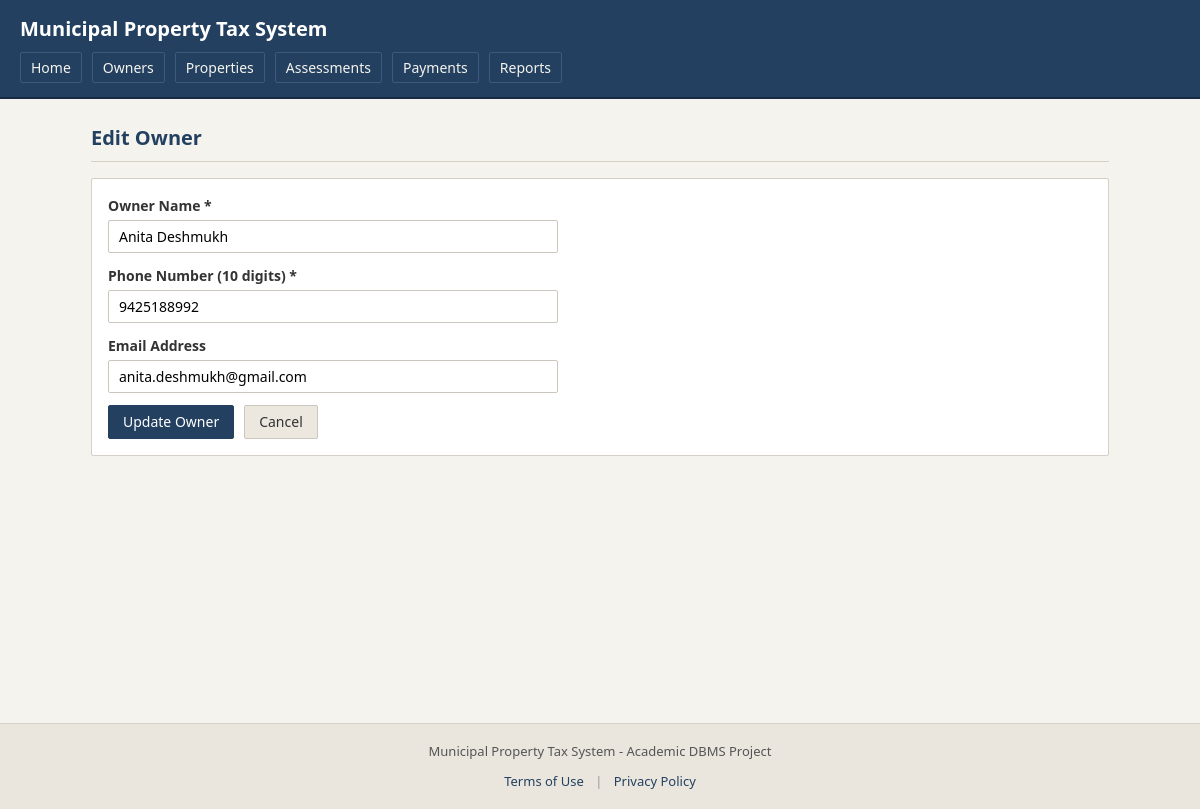
/owner_edit.php?id=10, run on the app's committed database.
### tables this page shows
CREATE TABLE PropertyOwners (
    owner_id INT AUTO_INCREMENT PRIMARY KEY,
    owner_name VARCHAR(100) NOT NULL,
    phone CHAR(10) NOT NULL,
    email VARCHAR(100)
);

### owner_edit.php (the view, shortened to what this page needs)
<?php
include 'includes/db.php';
$id = isset($_GET['id']) ? (int)$_GET['id'] : 0;
$sql = "SELECT * FROM PropertyOwners WHERE owner_id = ?";
$stmt = mysqli_prepare($con, $sql);
mysqli_stmt_bind_param($stmt, "i", $id);
mysqli_stmt_execute($stmt);
$result = mysqli_stmt_get_result($stmt);
$owner = mysqli_fetch_assoc($result);
include 'includes/header.php';
?>
<h1 class="page-title">Edit Owner</h1>
<div class="card-box">
    <form method="POST" action="owner_edit.php?id=<?php echo $id; ?>">
        <div class="form-group">
            <label for="owner_name">Owner Name *</label>
            <input type="text" id="owner_name" name="owner_name" class="form-control" required maxlength="100" value="<?php echo htmlspecialchars($owner['owner_name']); ?>">
        </div>
        <div class="form-group">
            <label for="phone">Phone Number (10 digits) *</label>
            <input type="text" id="phone" name="phone" class="form-control" required pattern="[0-9]{10}" maxlength="10" value="<?php echo htmlspecialchars($owner['phone']); ?>">
        </div>
        <div class="form-group">
            <label for="email">Email Address</label>
            <input type="email" id="email" name="email" class="form-control" maxlength="100" value="<?php echo htmlspecialchars($owner['email'] ?? ''); ?>">
        </div>
        <div class="confirm-actions">
            <button type="submit" class="btn">Update Owner</button>
            <a href="owners.php" class="btn btn-secondary">Cancel</a>
        </div>
    </form>
</div>
<?php
include 'includes/footer.php';
?>

### css/style.css (style rules this page uses)
* { box-sizing: border-box; margin: 0; padding: 0; }
body { background-color: #f5f3ee; color: #222222; font-family: 'Source Sans 3', 'Noto Sans', Arial, sans-serif; font-size: 15px; line-height: 1.5; }
.page-title { font-size: 20px; color: #234060; margin-bottom: 16px; border-bottom: 1px solid #d5d0c5; padding-bottom: 8px; }
.card-box { background-color: #ffffff; border: 1px solid #d5d0c5; border-radius: 2px; padding: 16px; margin-bottom: 20px; }
.form-group { margin-bottom: 12px; }
.form-group label { display: block; font-weight: bold; margin-bottom: 4px; font-size: 14px; color: #333333; }
.form-control { width: 100%; max-width: 450px; padding: 6px 10px; border: 1px solid #ccc7bc; border-radius: 2px; font-size: 14px; background-color: #ffffff; font-family: inherit; }
.btn { display: inline-block; padding: 6px 14px; font-size: 14px; text-decoration: none; border-radius: 2px; border: 1px solid #234060; background-color: #234060; color: #ffffff; cursor: pointer; font-family: inherit; line-height: 1.4; }
.btn-secondary { background-color: #ece8df; color: #333333; border-color: #ccc7bc; }
.confirm-actions { display: flex; gap: 10px; align-items: center; }

### data on the page
propertyowners: owner_name "Anita Deshmukh", phone "9425188992", email "anita.deshmukh@gmail.com"
